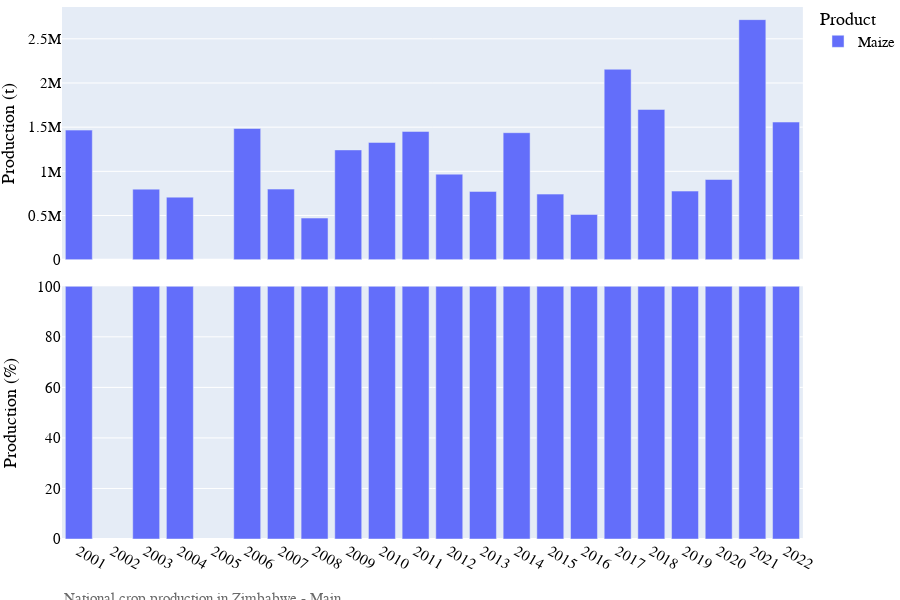

This figure's notebook cell:
### Markdown cell above
# Visualization of production data

### Code cell
# Bar chart of national crop production
country_iso, country_name = 'ZW', 'Zimbabwe'
df = pd.read_csv('../data/crop/adm_crop_production_%s.csv' % country_iso, index_col=0)
df['year'] = df['harvest_year']
year = [df['year'].min(), df['year'].max()]
product_order = ['Maize']
for season_name in ['Main']:
    footnote = 'National crop production in %s - %s' % (country_name, season_name)
    fn_save = '../figures/%s_bar_natgrainprod_%s.png' % (country_iso, season_name)
    sub = df[df['season_name'] == season_name]
    fig = PlotBarProduction(sub, year, product_order, footnote, fn_save)
    fig.show()

### Figure 1 — Plotly figure (JSON) as saved in the notebook; plotly's stock layout.template omitted (floating-point values rounded to 4 significant figures)
{"data": [{"alignmentgroup": "True", "hovertemplate": "product=Maize<br>season_name=Main<br>type=orig_unit<br>year=%{x}<br>value=%{y}<extra></extra>", "legendgroup": "Maize", "marker": {"color": "#636efa", "pattern": {"shape": ""}}, "name": "Maize", "offsetgroup": "Maize", "orientation": "v", "showlegend": true, "textposition": "auto", "type": "bar", "x": [2001, 2003, 2004, 2006, 2007, 2008, 2009, 2010, 2011, 2012, 2013, 2014, 2015, 2016, 2017, 2018, 2019, 2020, 2021, 2022], "xaxis": "x2", "y": [1466748, 798644, 708075, 1485000, 799000, 471152, 1242565, 1327572, 1451629, 968041, 772762, 1437508, 742226, 511816, 2155526, 1700702, 776635, 907629, 2717171, 1557933], "yaxis": "y2"}, {"alignmentgroup": "True", "hovertemplate": "product=Maize<br>season_name=Main<br>type=percent<br>year=%{x}<br>value=%{y}<extra></extra>", "legendgroup": "Maize", "marker": {"color": "#636efa", "pattern": {"shape": ""}}, "name": "Maize", "offsetgroup": "Maize", "orientation": "v", "showlegend": false, "textposition": "auto", "type": "bar", "x": [2001, 2003, 2004, 2006, 2007, 2008, 2009, 2010, 2011, 2012, 2013, 2014, 2015, 2016, 2017, 2018, 2019, 2020, 2021, 2022], "xaxis": "x", "y": [100, 100, 100, 100, 100, 100, 100, 100, 100, 100, 100, 100, 100, 100, 100, 100, 100, 100, 100, 100], "yaxis": "y"}], "layout": {"annotations": [{"showarrow": false, "text": "", "textangle": 90, "x": 0.98, "xanchor": "left", "xref": "paper", "y": 0.2375, "yanchor": "middle", "yref": "paper"}, {"showarrow": false, "text": "", "textangle": 90, "x": 0.98, "xanchor": "left", "xref": "paper", "y": 0.7625, "yanchor": "middle", "yref": "paper"}, {"align": "left", "font": {"color": "dimgrey", "family": "arial", "size": 15}, "showarrow": false, "text": "National crop production in Zimbabwe - Main", "x": 0, "xref": "paper", "y": -0.13, "yref": "paper"}], "barmode": "relative", "font": {"color": "black", "family": "arial", "size": 15}, "height": 600, "legend": {"title": {"text": "Product"}, "tracegroupgap": 0, "x": 1, "y": 1.01}, "margin": {"b": 0, "l": 0, "r": 0, "t": 0}, "width": 900, "xaxis": {"anchor": "y", "domain": [0, 0.98], "dtick": 1, "range": [2000.0, 2022.0], "title": {"text": ""}, "type": "linear"}, "xaxis2": {"anchor": "y2", "domain": [0, 0.98], "matches": "x", "showticklabels": false, "type": "linear"}, "yaxis": {"anchor": "x", "domain": [0, 0.475], "range": [0, 100], "title": {"text": "Production (%)"}, "type": "linear"}, "yaxis2": {"anchor": "x2", "autorange": true, "domain": [0.525, 1], "range": [0, 2860180], "title": {"text": "Production (t)"}, "type": "linear"}}}
